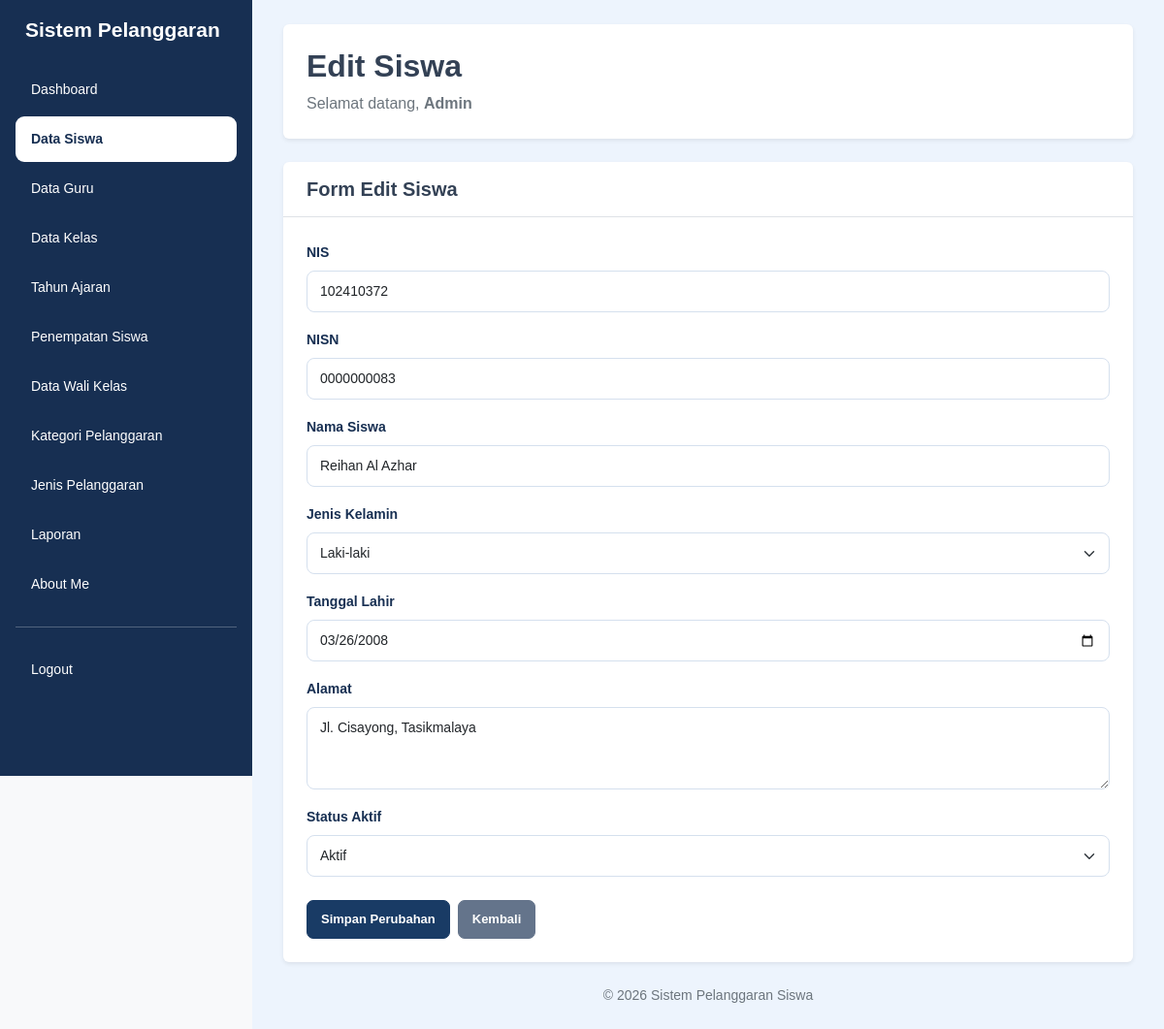
Page /edit_siswa.php?id=139 (signed in) on the committed database.
### tables this page shows
CREATE TABLE `t_siswa` (
  `id` int(11) NOT NULL,
  `nis` varchar(30) NOT NULL,
  `nisn` varchar(20) NOT NULL,
  `nama` varchar(150) NOT NULL,
  `jenis_kelamin` char(1) NOT NULL,
  `tanggal_lahir` date NOT NULL,
  `alamat` text NOT NULL,
  `status_aktif` tinyint(1) NOT NULL,
  `created_at` timestamp NOT NULL DEFAULT current_timestamp(),
  `updated_at` timestamp NOT NULL DEFAULT current_timestamp()
);

### edit_siswa.php (the view, shortened to what this page needs)
<?php
include "config/koneksi.php";
$halaman = basename($_SERVER['PHP_SELF']);
$nama_login = $_SESSION['name'] ?? 'Admin';
$id = isset($_GET['id']) ? (int) $_GET['id'] : 0;
$query = mysqli_query($koneksi, "
    SELECT * FROM t_siswa
    WHERE id = $id
    LIMIT 1
");
$data = mysqli_fetch_assoc($query);
?>
<!DOCTYPE html>
<html lang="id">
<head>
    <link href="https://cdn.jsdelivr.net/npm/bootstrap@5.3.8/dist/css/bootstrap.min.css" rel="stylesheet">
    <link rel="stylesheet" href="style/style.css">
</head>
<body class="bg-light">
<div class="container-fluid">
    <div class="row">
        <div class="sidebar col-md-3 col-lg-2 position-fixed top-0 start-0 vh-100 p-3 overflow-auto">
            <h4 class="text-white mb-4">Sistem Pelanggaran</h4>
            <ul class="nav nav-pills flex-column gap-1">
                <li class="nav-item">
                    <a href="dashboard.php" class="nav-link <?= $halaman == 'dashboard.php' ? 'active' : 'text-white'; ?>">
                        Dashboard
                    </a>
                </li>
                <li class="nav-item">
                    <a href="data_siswa.php" class="nav-link active">
                        Data Siswa
                    </a>
                </li>
                <li class="nav-item">
                    <a href="data_guru.php" class="nav-link text-white">Data Guru</a>
                </li>
                <li class="nav-item">
                    <a href="data_kelas.php" class="nav-link text-white">Data Kelas</a>
                </li>
                <li class="nav-item">
                    <a href="data_tahun_ajaran.php" class="nav-link text-white">Tahun Ajaran</a>
                </li>
                <li class="nav-item">
                    <a href="data_penempatan_siswa.php" class="nav-link text-white">Penempatan Siswa</a>
                </li>
                <li class="nav-item">
                    <a href="data_wali_kelas.php" class="nav-link text-white">Data Wali Kelas</a>
                </li>
                <li class="nav-item">
                    <a href="data_kategori_pelanggaran.php" class="nav-link text-white">Kategori Pelanggaran</a>
                </li>
                <li class="nav-item">
                    <a href="data_jenis_pelanggaran.php" class="nav-link text-white">Jenis Pelanggaran</a>
                </li>
                <li class="nav-item">
                    <a href="laporan.php" class="nav-link text-white">Laporan</a>
                </li>
                <li class="nav-item">
                    <a href="about_me.php" class="nav-link text-white">About Me</a>
                </li>
                <hr class="border-white">
                <li class="nav-item">
                    <a href="logout.php" class="nav-link text-white">Logout</a>
                </li>
            </ul>
        </div>
        <main class="content-main">
            <div class="page-content">
                <div class="bg-white rounded shadow-sm p-4 mb-4">
                    <h2 class="fw-bold">Edit Siswa</h2>
                    <p class="text-secondary mb-0">
                        Selamat datang,
                        <b><?= htmlspecialchars($nama_login); ?></b>
                    </p>
                </div>
                <div class="bg-white rounded shadow-sm mb-4">
                    <div class="border-bottom px-4 py-3">
                        <h5 class="fw-bold mb-0">Form Edit Siswa</h5>
                    </div>
                    <div class="p-4">
                        <form action="proses_edit_siswa.php" method="POST">
                            <div class="mb-3">
                                <label class="form-label">NIS</label>
                                <input
                                    type="text"
                                    name="nis"
                                    class="form-control"
                                    placeholder="Masukkan NIS"
                                    maxlength="10"
                                    value="<?= htmlspecialchars($data['nis']); ?>"
                                    required
                                >
                            </div>
                            <div class="mb-3">
                                <label class="form-label">NISN</label>
                                <input
                                    type="text"
                                    name="nisn"
                                    class="form-control"
                                    placeholder="Masukkan NISN"
                                    maxlength="10"
                                    value="<?= htmlspecialchars($data['nisn']); ?>"
                                    required
                                >
                            </div>
                            <div class="mb-3">
                                <label class="form-label">Nama Siswa</label>
                                <input
                                    type="text"
                                    name="nama"
                                    class="form-control"
                                    placeholder="Masukkan nama siswa"
                                    value="<?= htmlspecialchars($data['nama']); ?>"
                                    required
                                >
                            </div>
                            <div class="mb-3">
                                <label class="form-label">Jenis Kelamin</label>
                                <select name="jenis_kelamin" class="form-select" required>
                                    <option value="L" <?= $data['jenis_kelamin'] == 'L' ? 'selected' : ''; ?>>
                                        Laki-laki
                                    </option>
                                </select>
                            </div>
                            <div class="mb-3">
                                <label class="form-label">Tanggal Lahir</label>
                                <input
                                    type="date"
                                    name="tanggal_lahir"
                                    class="form-control"
                                    value="<?= htmlspecialchars($data['tanggal_lahir']); ?>"
                                    required
                                >
                            </div>
                            <div class="mb-3">
                                <label class="form-label">Alamat</label>
                                <textarea
                                    name="alamat"
                                    class="form-control"
                                    rows="3"
                                    placeholder="Masukkan alamat siswa"
                                    required
                                ><?= htmlspecialchars($data['alamat']); ?></textarea>
                            </div>
                            <div class="mb-4">
                                <label class="form-label">Status Aktif</label>
                                <select name="status_aktif" class="form-select" required>
                                    <option value="1" <?= $data['status_aktif'] == 1 ? 'selected' : ''; ?>>
                                        Aktif
                                    </option>
                                </select>
                            </div>
                            <div class="d-flex gap-2">
                                <button type="submit" name="update" class="btn btn-primary">
                                    Simpan Perubahan
                                </button>
                                <a href="data_siswa.php" class="btn btn-secondary">
                                    Kembali
                                </a>
                            </div>
                        </form>
                    </div>
                </div>
                <p class="text-secondary text-center mt-4 small">
                    © 2026 Sistem Pelanggaran Siswa
                </p>
            </div>
        </main>
    </div>
</div>
</body>
</html>

### style/style.css (style rules this page uses)
* { box-sizing: border-box; }
html { width: 100%; min-height: 100%; overflow-x: hidden; }
body { width: 100%; min-height: 100vh; margin: 0; padding: 0; font-family: Arial, Helvetica, sans-serif; background-color: #edf4fd; color: #334155; }
a { text-decoration: none; }
.sidebar { position: fixed !important; top: 0; left: 0; width: 260px !important; max-width: 260px !important; height: 100vh; padding: 24px 15px; background-color: #172f52 !important; z-index: 1001; overflow-y: auto; overflow-x: hidden; flex: none !important; }
.sidebar h4 { color: #ffffff; font-size: 21px; font-weight: 700; margin: 0 0 38px; padding: 0 10px; line-height: 1.4; }
.sidebar .nav { display: flex; flex-direction: column; gap: 7px; }
.sidebar .nav-item { width: 100%; }
.sidebar .nav-link { display: block; width: 100%; padding: 13px 16px; border-radius: 9px; color: #e2eaf6; font-size: 14px; font-weight: 500; transition: all 0.2s ease; }
.sidebar .nav-link.active { background-color: #ffffff !important; color: #172f52 !important; font-weight: 700; }
.content-main { display: block !important; position: relative; width: calc(100% - 260px) !important; max-width: none !important; min-height: 100vh; margin-left: 260px !important; margin-right: 0 !important; padding: 25px 32px 35px !important; background-color: #edf4fd; overflow-x: hidden; }
.btn { display: inline-flex; justify-content: center; align-items: center; border-radius: 7px; padding: 9px 14px; font-size: 13px; font-weight: 600; white-space: nowrap; transition: all 0.2s ease; }
.btn-primary { background-color: #193b65; border-color: #193b65; color: #ffffff; }
.btn-secondary { background-color: #64748b; border-color: #64748b; color: #ffffff; }
.form-label { color: #172f52; font-size: 14px; font-weight: 600; }
.form-control, .form-select { padding: 10px 13px; border: 1px solid #d5e0ee; border-radius: 8px; font-size: 14px; }
@media (min-width: 768px) { .content-main { padding-top: 25px !important; } }

### rows in the picture
t_siswa: nis "102410372", nisn "0000000083", nama "Reihan Al Azhar", jenis_kelamin "Laki-laki", tanggal_lahir "03/26/2008", alamat "Jl. Cisayong, Tasikmalaya", status_aktif "Aktif"

### other values in the picture
$nama_login "Admin"
